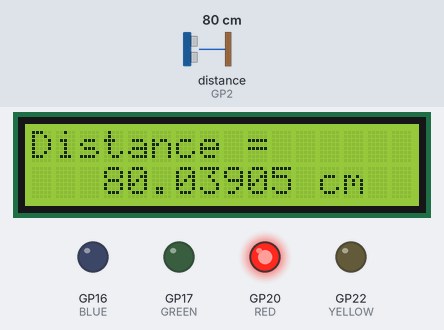
Bench run of a program on a simulated Raspberry Pi Pico running MicroPython. On the bench: 16×2 character LCD, output pins drawn as LEDs (lit = HIGH). The inputs (shaded band) are chosen by the test bench; at power-on: distance to the obstacle (sensor on GP2) 80 cm. The echo pulse lasts 58.3 µs per cm; library files of the repository ran but are not shown: lcd_api.py, pico_i2c_lcd.py; pins used as bus, display or sensor lines are not drawn; what the program prints to the serial console is not drawn.

Above: at 0.1 s.
1.3 s: distance to the obstacle (sensor on GP2) set to 88 cm
At 2.4 s:
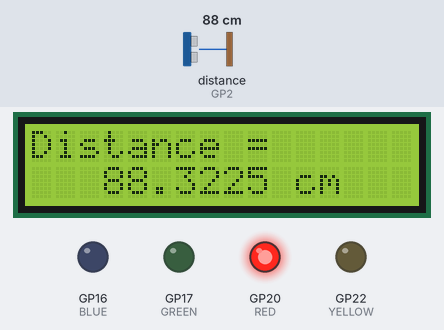
4.1 s: distance to the obstacle (sensor on GP2) set to 95 cm
At 6.1 s:
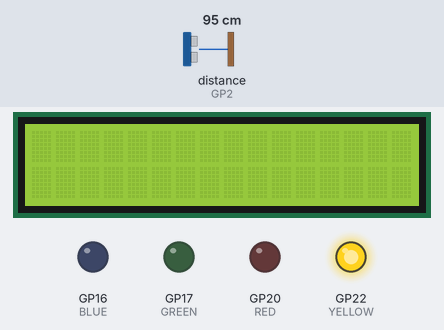
8.7 s: distance to the obstacle (sensor on GP2) set to 2 cm
At 10.8 s:
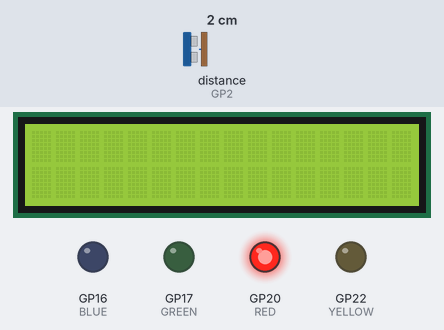
Timing chart, 0 to 12.3 s (numbered marks = the images above; inputs shaded):
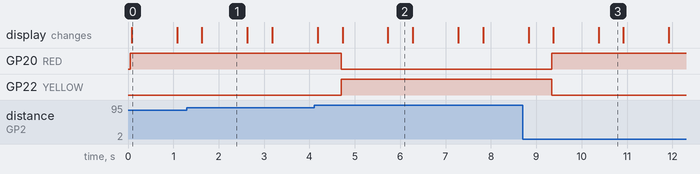

Measured:
- the behaviour switches between 90 and 91 cm on distance to the obstacle (sensor on GP2) (found by bisection; images 1 and 2)
- after the input at 1.3 s, the display: changes after 0.33 s (image 1)
- after the input at 4.1 s, GP20 (RED): HIGH → LOW after 0.60 s; GP22 (YELLOW): LOW → HIGH after 0.60 s; the display: first differs from a run without the input after 0.63 s (image 2 shows a later state)
- after the input at 8.7 s, GP20 (RED): LOW → HIGH after 0.64 s; GP22 (YELLOW): HIGH → LOW after 0.64 s; the display: first differs from a run without the input after 0.67 s (image 3 shows a later state)
- what the display in image 0 shows lasts 1.0 s, from 0.1 s to 1.1 s
- what the display in image 2 shows lasts 0.6 s, from 5.7 s to 6.3 s

The program:

main.py
```python
from my_lcd import lcd_print
from UltraSonic import ultra
from LED_Distance import led_distance
import time

while True:
    dist_s, dist = ultra()
    led_distance(dist)
    lcd_print(dist_s)
    time.sleep(0.5)
```

my_lcd.py
```python
import utime

from machine import I2C
from machine import Pin
from lcd_api import LcdApi
from pico_i2c_lcd import I2cLcd

I2C_ADDR = 0x27
I2C_NUM_ROWS = 2
I2C_NUM_COLS = 16

i2c = I2C(0, sda=Pin(0), scl=Pin(1), freq=400000)
lcd = I2cLcd(i2c, I2C_ADDR, I2C_NUM_ROWS, I2C_NUM_COLS)


# my custom display commands
# clear screen
def lcd_print(dist_s):
    lcd.clear()
    lcd.move_to(0, 0)
    lcd.putstr("Distance = ")
    lcd.move_to(3, 1)
    lcd.putstr(dist_s + " cm")
    utime.sleep(1)
    lcd.clear()
```

UltraSonic.py
```python
from machine import Pin
import utime

# Identify input to output pins of the PICO.
# Ultrasonic Pins
trigger = Pin(3, Pin.OUT)
echo = Pin(2, Pin.IN)


# Ultrasonic Function
def ultra():
    trigger.low()
    utime.sleep_us(2)
    trigger.high()
    utime.sleep_us(5)
    trigger.low()
    while echo.value() == 0:
        signaloff = utime.ticks_us()
    while echo.value() == 1:
        signalon = utime.ticks_us()
    timepassed = signalon - signaloff
    dist = (timepassed * 0.0343) / 2
    print("The distance from object is ", dist, "cm")
    dist_s = str(dist)
    return dist_s, dist
```

LED_Distance.py
```python
from machine import Pin

# Identify input to output pins of the PICO.
# LED Pins
RED = Pin(20, Pin.OUT)
YELLOW = Pin(22, Pin.OUT)
GREEN = Pin(17, Pin.OUT)
BLUE = Pin(16, Pin.OUT)


# Light the desired LED indicating the distance from the ultrasonic sensor
def led_distance(dist):

    if dist <= 91:
        RED.high()
        YELLOW.low()
        GREEN.low()
        BLUE.low()
    elif 91 < dist <= 305:
        YELLOW.high()
        RED.low()
        GREEN.low()
        BLUE.low()
    elif 305 < dist <= 500:
        GREEN.high()
        RED.low()
        YELLOW.low()
        BLUE.low()
    else:
        BLUE.high()
        RED.low()
        YELLOW.low()
        GREEN.low()
```
